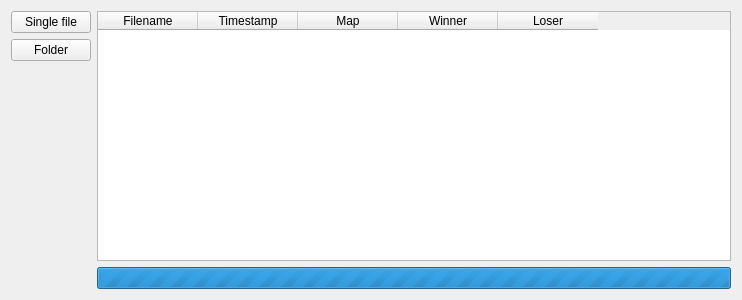
<?xml version="1.0" encoding="UTF-8"?>
<ui version="4.0">
 <class>Widget</class>
 <widget class="QWidget" name="Widget">
  <property name="geometry">
   <rect>
    <x>0</x>
    <y>0</y>
    <width>742</width>
    <height>300</height>
   </rect>
  </property>
  <property name="windowTitle">
   <string>ReplayParser</string>
  </property>
  <layout class="QHBoxLayout" name="horizontalLayout">
   <item>
    <layout class="QVBoxLayout" name="verticalLayout">
     <item>
      <widget class="QPushButton" name="buttonParseFile">
       <property name="text">
        <string>Single file</string>
       </property>
      </widget>
     </item>
     <item>
      <widget class="QPushButton" name="buttonParseFolder">
       <property name="text">
        <string>Folder</string>
       </property>
      </widget>
     </item>
     <item>
      <spacer name="verticalSpacer">
       <property name="orientation">
        <enum>Qt::Vertical</enum>
       </property>
       <property name="sizeHint" stdset="0">
        <size>
         <width>20</width>
         <height>40</height>
        </size>
       </property>
      </spacer>
     </item>
    </layout>
   </item>
   <item>
    <layout class="QVBoxLayout" name="verticalLayout_2">
     <item>
      <widget class="QTableWidget" name="tableOutput">
       <property name="sortingEnabled">
        <bool>true</bool>
       </property>
       <column>
        <property name="text">
         <string>Filename</string>
        </property>
       </column>
       <column>
        <property name="text">
         <string>Timestamp</string>
        </property>
       </column>
       <column>
        <property name="text">
         <string>Map</string>
        </property>
       </column>
       <column>
        <property name="text">
         <string>Winner</string>
        </property>
       </column>
       <column>
        <property name="text">
         <string>Loser</string>
        </property>
       </column>
      </widget>
     </item>
     <item>
      <widget class="QProgressBar" name="progressBar">
       <property name="maximum">
        <number>0</number>
       </property>
       <property name="value">
        <number>0</number>
       </property>
       <property name="invertedAppearance">
        <bool>false</bool>
       </property>
       <property name="format">
        <string>%p%</string>
       </property>
      </widget>
     </item>
    </layout>
   </item>
  </layout>
 </widget>
 <layoutdefault spacing="6" margin="11"/>
 <resources/>
 <connections/>
</ui>
